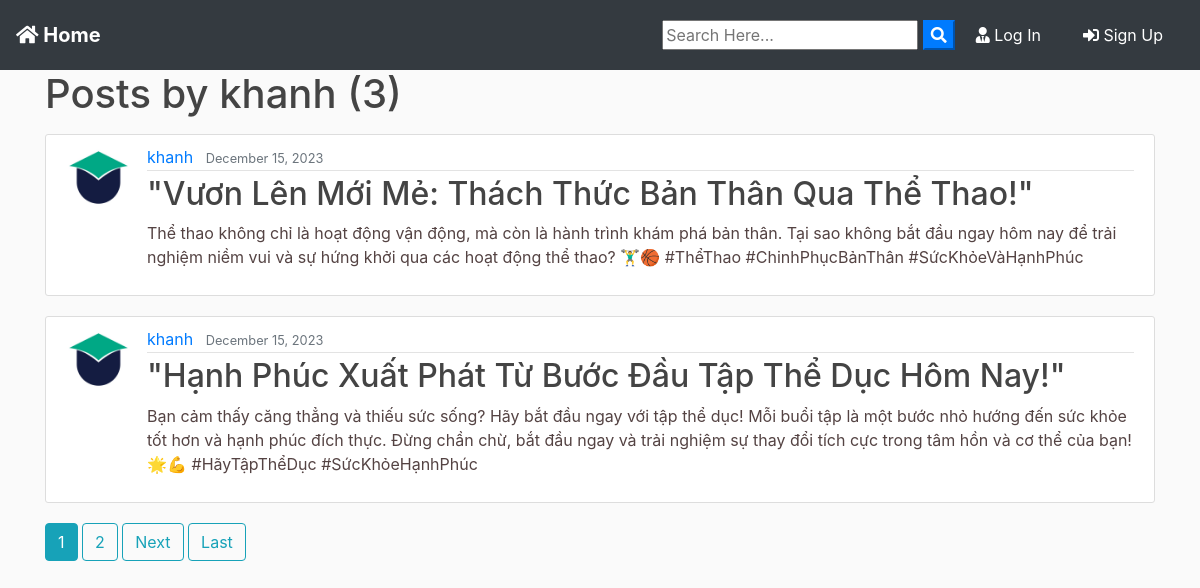
The app's page /user/khanh with its own data.
### blog/models.py (models this page shows, shortened)
class Post(models.Model):
	title = models.CharField(max_length=100)
	file = models.FileField(null=True,blank=True,upload_to='Files')
	content = models.TextField()
	date_posted = models.DateTimeField(default=timezone.now)
	author = models.ForeignKey(User, on_delete=models.CASCADE)

### users/models.py (models this page shows, shortened)
class Profile(models.Model):
    user = models.OneToOneField(User, on_delete=models.CASCADE)
    image = models.ImageField(default='default.jpg', upload_to='profile_pics')

### blog/views.py (the view)
# urls.py: path('user/<str:username>', UserPostListView.as_view(), name='user-posts'),
class UserPostListView(ListView):
    model = Post
    template_name = 'blog/user_posts.html'  # <app>/<model>_<viewtype>.html
    context_object_name = 'posts'
    paginate_by = 2
    def get_queryset(self): #Đây là một phương thức được ghi đè từ lớp cha ListView, dùng để xác định queryset (tập dữ liệu) sẽ được sử dụng để hiển thị danh sách. Trong trường hợp này, nó được sử dụng để lấy danh sách bài đăng của một người dùng cụ thể.
        user = get_object_or_404(User, username=self.kwargs.get('username')) #Sử dụng hàm get_object_or_404 để lấy đối tượng người dùng (User) dựa trên tên người dùng (username). Nếu không tìm thấy, sẽ trả về trang 404.
        return Post.objects.filter(author=user).order_by('-date_posted') # Trả về queryset gồm các bài đăng của người dùng đã được xác định ở trên, được sắp xếp theo thời gian đăng giảm dần (từ mới đến cũ).

### blog/templates/blog/user_posts.html (shortened to what this page needs)
{% extends "blog/base.html" %}
{% block content %}
    <h1 class="mb-3">Posts by {{ view.kwargs.username }} ({{ page_obj.paginator.count }})</h1>
    {% for post in posts %}
        <article class="media content-section">
          <img class="rounded-circle article-img" src="{{ post.author.profile.image.url }}">
          <div class="media-body">
            <div class="article-metadata">
              <a class="mr-2" href="{% url 'user-posts' post.author.username %}">{{ post.author }}</a>
              <small class="text-muted">{{ post.date_posted|date:"F d, Y" }}</small>
            </div>
            <h2><a class="article-title" href="{% url 'post-detail' post.id %}">{{ post.title }}</a></h2>
            <p class="article-content">{{ post.content }}</p>
          </div>
        </article>
    {% endfor %}
    {% if is_paginated %}
      {% for num in page_obj.paginator.page_range %}
        {% if page_obj.number == num %}
          <a class="btn btn-info mb-4" href="?page={{ num }}">{{ num }}</a>
        {% elif num > page_obj.number|add:'-3' and num < page_obj.number|add:'3' %}
          <a class="btn btn-outline-info mb-4" href="?page={{ num }}">{{ num }}</a>
        {% endif %}
      {% endfor %}
      {% if page_obj.has_next %}
        <a class="btn btn-outline-info mb-4" href="?page={{ page_obj.next_page_number }}">Next</a>
        <a class="btn btn-outline-info mb-4" href="?page={{ page_obj.paginator.num_pages }}">Last</a>
      {% endif %}
    {% endif %}
{% endblock content %}

### blog/static/blog/main.css (style rules this page uses)
body { background: #fafafa; color: #544343; margin-top: 0; }
h1, h2, h3, h4, h5, h6 { color: #444444; }
.content-section { background: #ffffff; padding: 10px 20px; border: 1px solid #dddddd; border-radius: 3px; margin-bottom: 20px; }
.article-title { color: #444444; }
.article-content { white-space: pre-line; }
.article-img { height: 65px; width: 65px; margin-right: 16px; }
.article-metadata { padding-bottom: 1px; margin-bottom: 4px; border-bottom: 1px solid #e3e3e3 }

### records on screen
Post: author.profile.image (picture), author "khanh", date_posted "December 15, 2023", title "\"Vươn Lên Mới Mẻ: Thách Thức Bản Thân Qua Thể Thao!\"", content "Thể thao không chỉ là hoạt động vận động, mà còn là hành trình khám phá bản thân. Tại sao không bắt đầu ngay hôm nay để trải nghiệm niềm vui và sự hứng khởi qua các hoạt động thể thao? 🏋️‍♂️🏀 #ThểThao #ChinhPhụcBảnThân #SứcKhỏeVàHạnhPhúc"
Post: author.profile.image (picture), author "khanh", date_posted "December 15, 2023", title "\"Hạnh Phúc Xuất Phát Từ Bước Đầu Tập Thể Dục Hôm Nay!\"", content "Bạn cảm thấy căng thẳng và thiếu sức sống? Hãy bắt đầu ngay với tập thể dục! Mỗi buổi tập là một bước nhỏ hướng đến sức khỏe tốt hơn và hạnh phúc đích thực. Đừng chần chừ, bắt đầu ngay và trải nghiệm sự thay đổi tích cực trong tâm hồn và cơ thể của bạn! 🌟💪 #HãyTậpThểDục #SứcKhỏeHạnhPhúc"

### other values on screen
{{ view.kwargs.username }} "khanh"
{{ page_obj.paginator.count }} "3"
{{ num }} "1"
{{ num }} "2"
